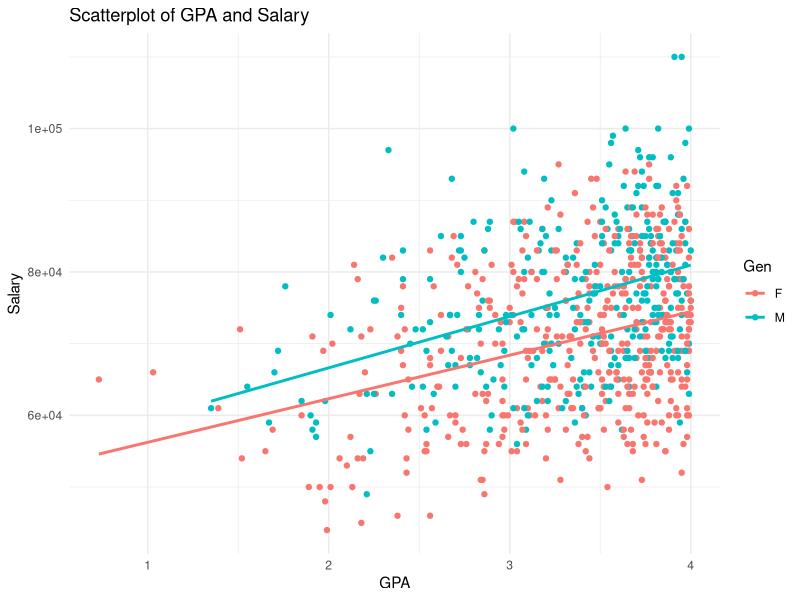
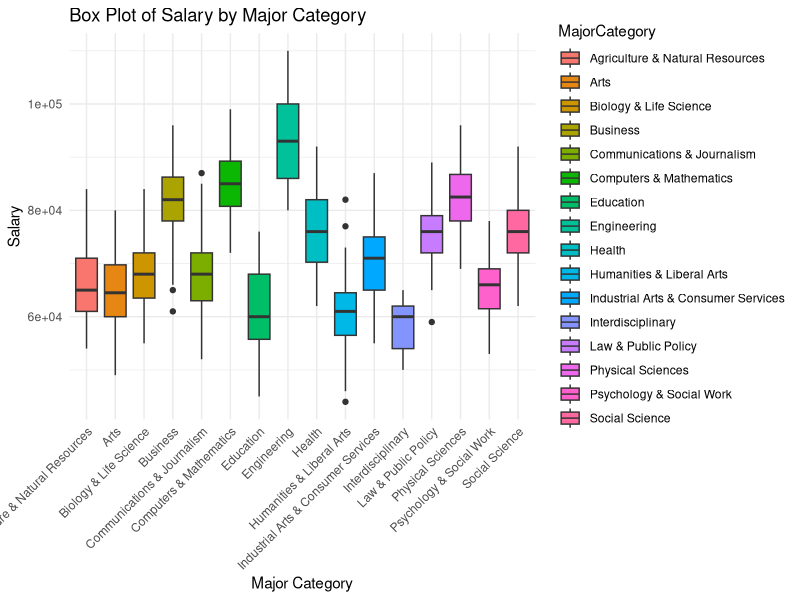
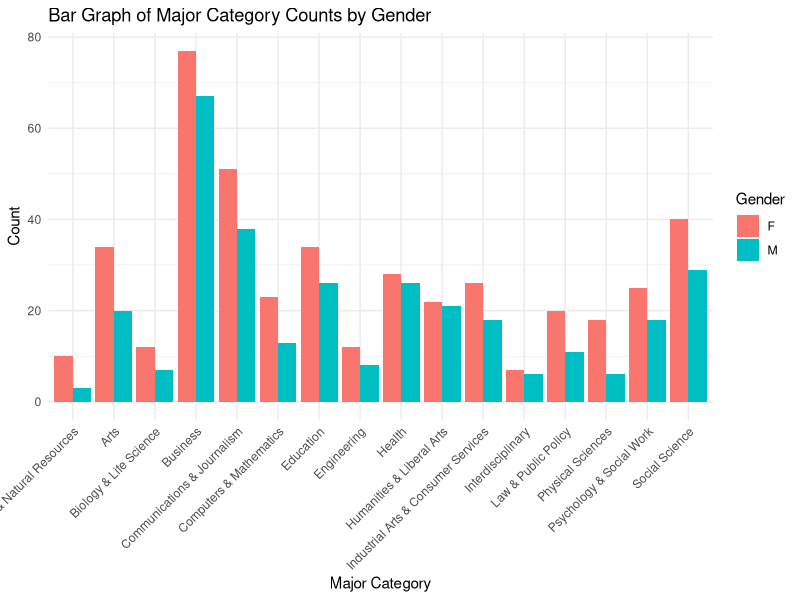
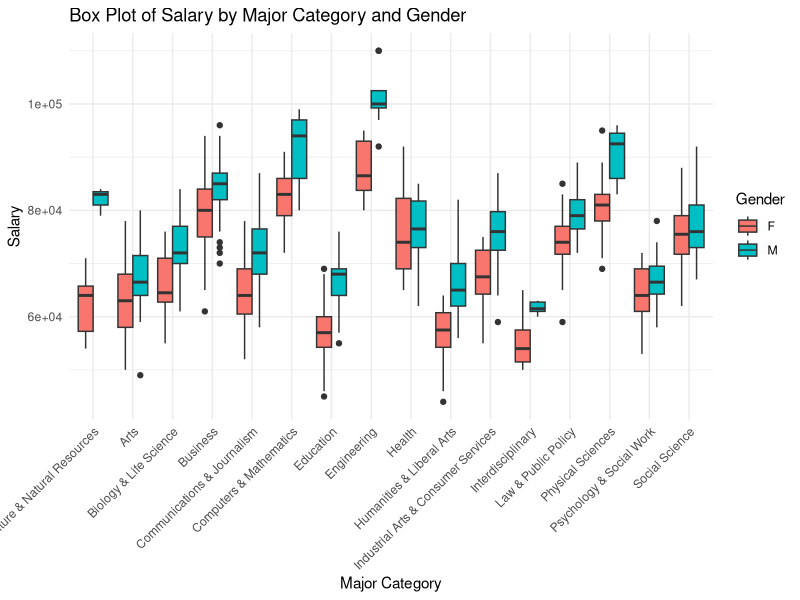
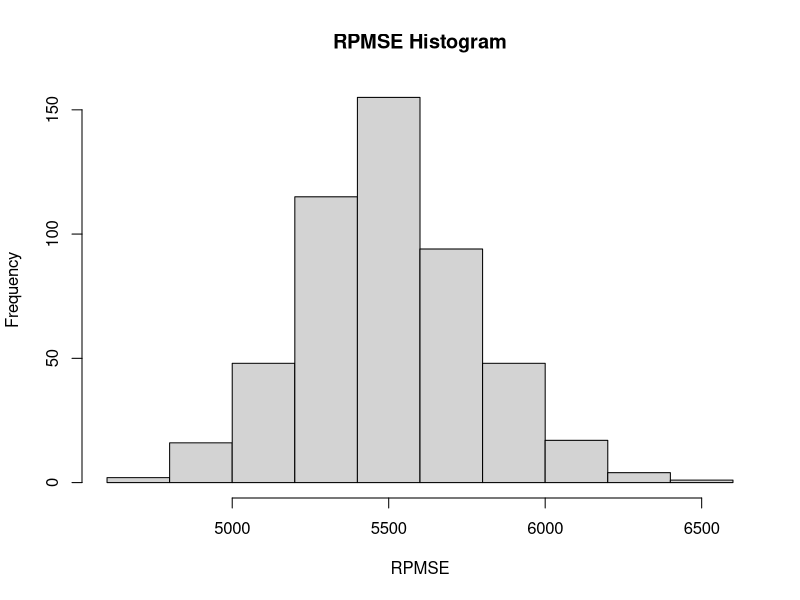
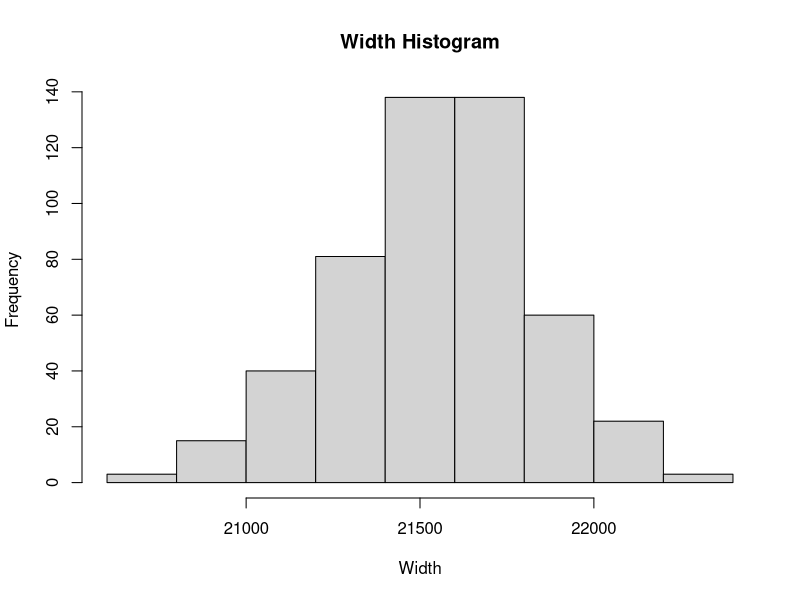
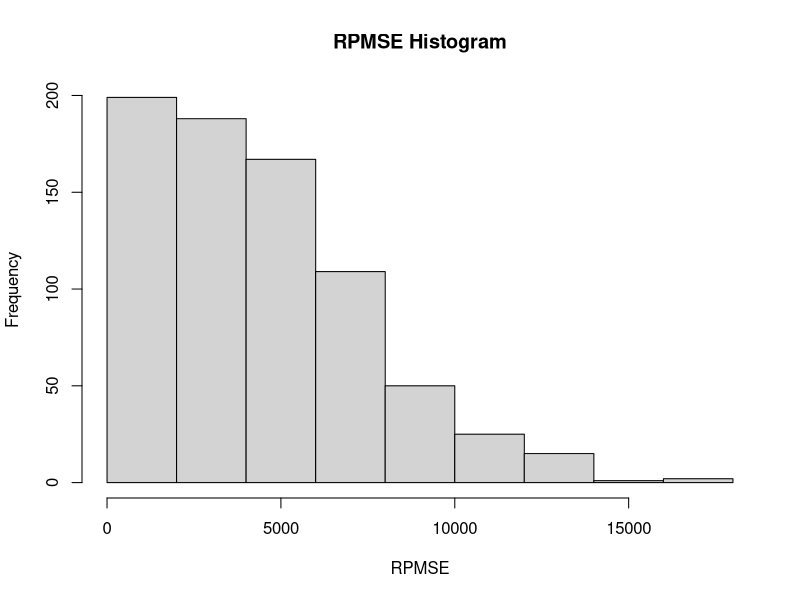
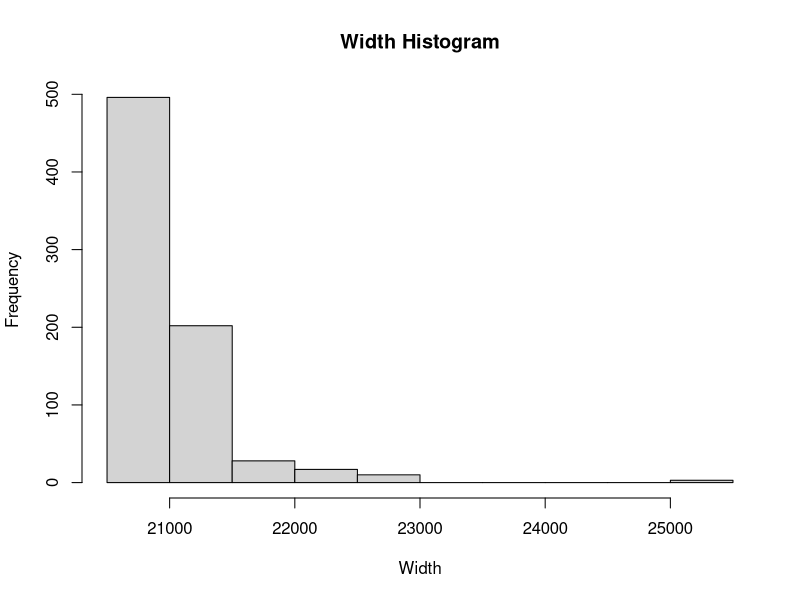

Reproduce these figures in R, in order.
## ---- chunk 1
knitr::opts_chunk$set(echo = TRUE)

library(tidyverse)
library(knitr)
library(ggplot2)
library(GGally)
library(car)
library(MASS)
library(lmtest)
library(vroom)

#Analysis Questions:

## Read in data
sal <- vroom("Salary.csv")
sal$MajorCategory <- as.factor(sal$MajorCategory)
sal$Gen <- as.factor(sal$Gen)
# head(sal)
## ---- chunk 2
ggplot(sal, aes(x = GPA, y = Salary, color = Gen)) +
  geom_point() +
  geom_smooth(method = "lm", se = FALSE, formula = y ~ x, aes(group = Gen)) +
  labs(title = "Scatterplot of GPA and Salary",
       x = "GPA",
       y = "Salary") +  
  theme_minimal()
## ---- chunk 3
ggplot(sal, aes(x = MajorCategory, y = Salary, fill = MajorCategory)) +
  geom_boxplot() +
  labs(title = "Box Plot of Salary by Major Category",
       x = "Major Category",
       y = "Salary") +
  theme_minimal() +
  theme(axis.text.x = element_text(angle = 45, hjust = 1)) 
## ---- chunk 4
ggplot(sal, aes(x = MajorCategory, fill = Gen)) +
  geom_bar(position = "dodge") +
  labs(title = "Bar Graph of Major Category Counts by Gender",
       x = "Major Category",
       y = "Count",
       fill = "Gender") +
  theme_minimal() +
  theme(axis.text.x = element_text(angle = 45, hjust = 1))  
## ---- chunk 5
sal.lm <- lm(Salary ~., data=sal)
summary(sal.lm)

X <- model.matrix(Salary ~., data=sal)
y <- sal$Salary
bhat <- solve(t(X)%*%X)%*%t(X)%*%y
bhat_table <- as.table(bhat)

# Estimate of residual variance
s2 <- t(y-X %*% bhat)%*% (y-X%*%bhat) /(nrow(sal)-ncol(X))
s2

sqrt(s2)
sigma(sal.lm)

# R^2
summary(sal.lm)$r.squared
## ---- chunk 6
ggplot(sal, aes(x = MajorCategory, y = Salary, fill = Gen)) +
  geom_boxplot(position = "dodge") +
  labs(title = "Box Plot of Salary by Major Category and Gender",
       x = "Major Category",
       y = "Salary",
       fill = "Gender") +
  theme_minimal() +
  theme(axis.text.x = element_text(angle = 45, hjust = 1))
## ---- chunk 7
# interaction.plot(x.factor = sal$MajorCategory, trace.factor = sal$Gen, response = sal$Salary)
# interaction.plot(x.factor = sal$Gen, trace.factor = sal$MajorCategory, response = sal$Salary)
# head(sal)
## ---- chunk 8
summary(sal.lm)$fstatistic[1]
# sal.lm.no.gpa <- lm(Salary ~ MajorCategory + Gen, data = sal)
# summary(sal.lm)
# 
# summary(sal.lm.no.gpa)
# sal.lm.int<- lm(Salary ~ MajorCategory*Gen, data = sal)
# anova(sal.lm.int, sal.lm.no.gpa)


sal.full <- lm(Salary ~ MajorCategory + Gen + GPA +MajorCategory:Gen, data = sal)
summary(sal.full)

anova(sal.full, sal.lm)
# We want to know if MajorCategory Gen interaction is significant WHILE account for GPA 
# f value is 4.3 p value is ~0

## MOVING FORWARD, WE NEED TO INCLUDE INTERACTION BC IT WAS SIGNIFICANT
## ---- chunk 9

## MUST ADD IN ALL INTERACTION COEFFICIENTS
## difference factor should have two ones - Gen:Math=1 and Gen=1

#matrix nrow=1
sal_stem <- sal %>%
  filter(MajorCategory=='Computers & Mathematics') 
sal_stem

summary(sal.lm)

a1 <- c(1,0,0,0,0,1,0,0,0,0,0,0,0,0,0,0,1,0)
a2 <- c(1,0,0,0,0,1,0,0,0,0,0,0,0,0,0,0,0,0)
#length(a2)
#t(a1)%*%bhat
#t(a2)%*%bhat
#difference
t(a1-a2)%*%bhat
my.test <- multcomp::glht(sal.lm, linfct=t(a1-a2), alternative="greater")
summary(my.test)
confint(my.test, level = 0.95)
## ---- chunk 10
new.x <- data.frame(MajorCategory='Computers & Mathematics', GPA = 3.0, Gen="M")
predict.lm(sal.lm, new.x, interval="prediction", level=0.95)
## ---- chunk 11
n.cv <- 500 #Number of CV studies to run
n.test <- nrow(sal)*.2 #Number of observations in a test set
rpmse <- rep(x=NA, times=n.cv)
bias <- rep(x=NA, times=n.cv)
wid <- rep(x=NA, times=n.cv)
cvg <- rep(x=NA, times=n.cv)
n <- nrow(sal)


for(cv in 1:n.cv){
  ## Select test observations
  test.obs <- sample(x=1:n, size=n.test)
  
  ## Split into test and training sets
  test.set <- sal[test.obs,]
  train.set <- sal[-test.obs,]
  
  ## Fit a lm() using the training data
  train.lm <- lm(Salary ~., data=train.set)
  
  ## Generate predictions for the test set
  my.preds <- predict.lm(train.lm, newdata=test.set, interval="prediction")
  
  ## Calculate bias
  bias[cv] <- mean(my.preds[,'fit']-test.set[['Salary']])
  
  ## Calculate RPMSE
  rpmse[cv] <- (test.set[['Salary']]-my.preds[,'fit'])^2 %>% mean() %>% sqrt()
  
  ## Calculate Coverage
  cvg[cv] <- ((test.set[['Salary']] > my.preds[,'lwr']) & (test.set[['Salary']] < my.preds[,'upr'])) %>% mean()
  
  ## Calculate Width
  wid[cv] <- (my.preds[,'upr'] - my.preds[,'lwr']) %>% mean()
  
}

# RPMSE
hist(rpmse, main="RPMSE Histogram", xlab="RPMSE")

# Width histogram
hist(wid, main="Width Histogram", xlab="Width")

## ---- chunk 12
n <- nrow(sal)
rpmse <- rep(x=NA, times=n)
wid <- rep(x=NA, times=n)



for(i in 1:n){
  ## Select test observations

  
  ## Split into test and training sets
  test.set <- sal[i,]
  train.set <- sal[-i,]
  
  ## Fit a lm() using the training data
  train.lm <- lm(Salary ~.+MajorCategory:Gen, data=train.set)
  
  ## Generate predictions for the test set
  my.preds <- predict.lm(train.lm, newdata=test.set, interval="prediction")
  
  
  ## Calculate RPMSE
  rpmse[i] <- (test.set[['Salary']]-my.preds[,'fit'])^2 %>% mean() %>% sqrt()
  
  
  ## Calculate Width
  wid[i] <- (my.preds[,'upr'] - my.preds[,'lwr']) %>% mean()
  
}

# RPMSE
hist(rpmse, main="RPMSE Histogram", xlab="RPMSE")
mean(rpmse) #rpmse is how off you are on average 

# Width histogram
hist(wid, main="Width Histogram", xlab="Width")
mean(wid)
## ---- chunk 13
sal |> 
  ggplot(aes(x = sal.lm$fitted.values,
             y = rstandard(sal.lm))) +
  geom_point() +
  geom_smooth(method = "lm",
              se = F) +
  labs(x = "Fitted Values",
       y = "Standardized Residuals")

lmtest::bptest(sal.lm)
